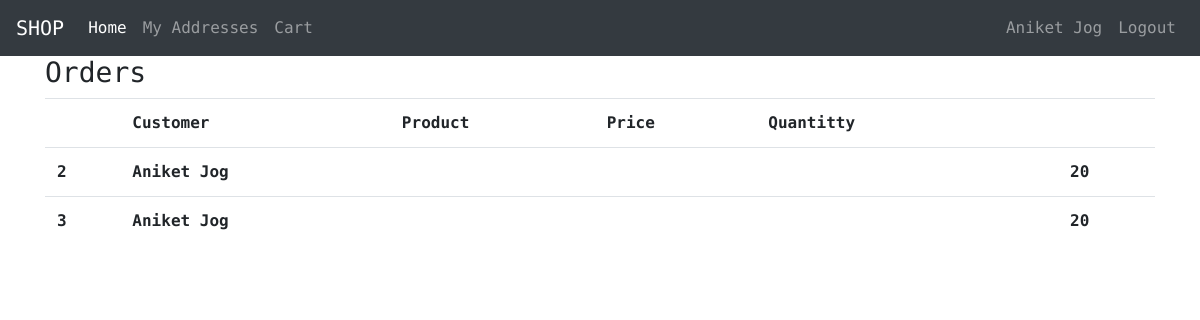
The page /customer/ (signed in) on the database its author committed.
### user/models.py (models this page shows, shortened)
class User(AbstractBaseUser):
    email           = models.EmailField(verbose_name=r'Email Address', unique=True)
    first_name      = models.CharField(max_length=60)
    last_name       = models.CharField(max_length=60)
    admin           = models.BooleanField(default=False)
    staff           = models.BooleanField(default=False)
    active          = models.BooleanField(default=True)
    USERNAME_FIELD  = 'email'
    REQUIRED_FIELDS = ['first_name', 'last_name']
    objects = UserManager()
    def __str__(self):
        return " ".join([self.first_name, self.last_name])
    def get_name(self):
        return " ".join([self.first_name, self.last_name])
    @property
    def is_active(self):
        return self.active

### cart/models.py (models this page shows, shortened)
class Cart(models.Model):
    OPEN = 10
    SUBMITTED = 20
    STATUSES = (
        (OPEN, 'Open'), (SUBMITTED, 'Submitted'),
    )
    user = models.ForeignKey(User, on_delete=models.CASCADE,
        null=True, blank=True, related_name='cart')
    status = models.IntegerField(choices=STATUSES, default=OPEN)

### user/views.py (the view)
# urls.py: path('customer/', views.customer, name='customer'),
def customer(request):
    orders = Cart.objects.filter(user=request.user)
    context = {'orders': orders}
    return render(request, 'user/customer.html', context)

### user/templates/user/customer.html
{% extends 'base.html' %}
{% block content %}
<h3>Orders </h3>
<table class="table">
    <tr>
        <th></th>
        <th>Customer</th>
        <th>Product</th>
        <th>Price</th>
        <th>Quantitty</th>
        <th></th>
        <th></th>
    </tr>
    {% for order in orders %}
    <tr>
        <th>{{ order.id }}</th>
        <th>{{ order.user}}</th>
        <th>{{ order.cart_item.product }}</th>
        <th>{{ order.cart_item.product }}</th>
        <th>{{ order.order.billing_address }}</th>
        <th>{{ order.order.shipping_address }}</th>
        <th>{{ order.status }}</th>
    </tr>
    {% endfor %}
</table>
{% endblock content %}

### user/templates/navbar.html (shortened to what this page needs)
<nav class="navbar navbar-expand-lg navbar-dark bg-dark">
    <a class="navbar-brand" href="#">SHOP</a>
    <div class="collapse navbar-collapse" id="navbarTogglerDemo03">
        <ul class="navbar-nav mr-auto mt-2 mt-lg-0">
            <li class="nav-item active">
                <a class="nav-link" href="{% url 'product:product_list' %}">Home </a>
            </li>
            <li class="nav-item">
                <a class="nav-link" href="{% url 'address:address_list' %}">My Addresses</a>
            </li>
            <li class="nav-item">
                <a href="{% url 'cart:cart'%}" class="nav-link">
                    Cart
                </a>
            </li>
        </ul>
    <ul class="navbar-nav my-2 my-lg-0">
        {% if request.user.is_authenticated %}
            {% if request.user.role.role == 10 %}
                <li class="nav-item"><a href="{% url 'user:customer' %}" class="nav-link">{{ request.user.get_name }}</a></li>
            {% elif request.user.role.role == 20 %}
                <li class="nav-item"><a href="{% url 'user:vendor' %}" class="nav-link">{{ request.user.get_name }}</a></li>
            {% endif %}
            <li class="nav-item"><a href="{% url 'user:logout' %}" class="nav-link">Logout</a></li>
        {% else %}
            <li class="nav-item"><a href="{% url 'user:login' %}" class="nav-link">Login</a></li>
            <li class="nav-item"><a href="{% url 'user:register' %}" class="nav-link">Sign up</a></li>
        {% endif %}
    </ul>
    </div>
</nav>

### user/static/css/style.css (style rules this page uses)
* { padding: 0px; margin: 0px; font-family: 'Roboto Mono', monospace !important; }

### rows shown on the page
User: user.get_name "Aniket Jog"
Cart: id "2", user "Aniket Jog", status "20"
Cart: id "3", user "Aniket Jog", status "20"
